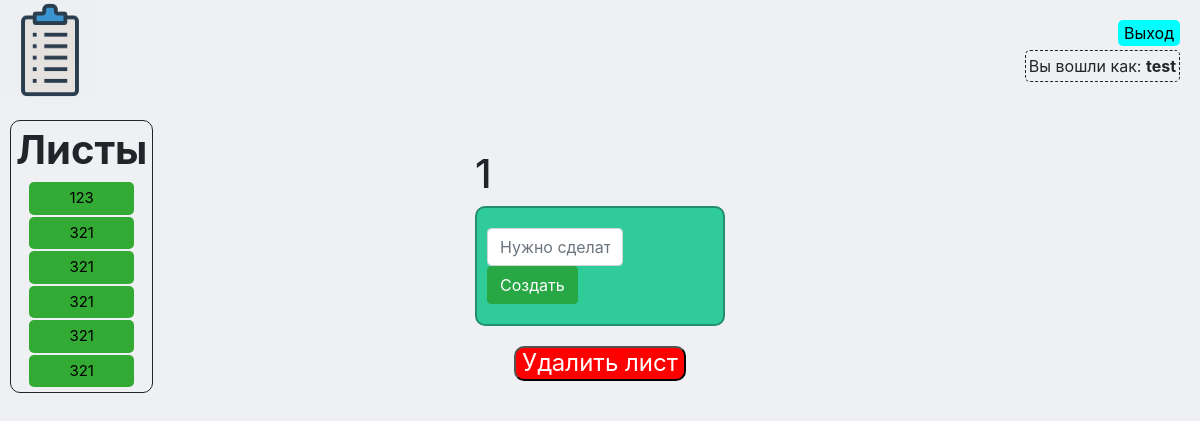
Page /list.php?list=1 (signed in) on the earlier database version.
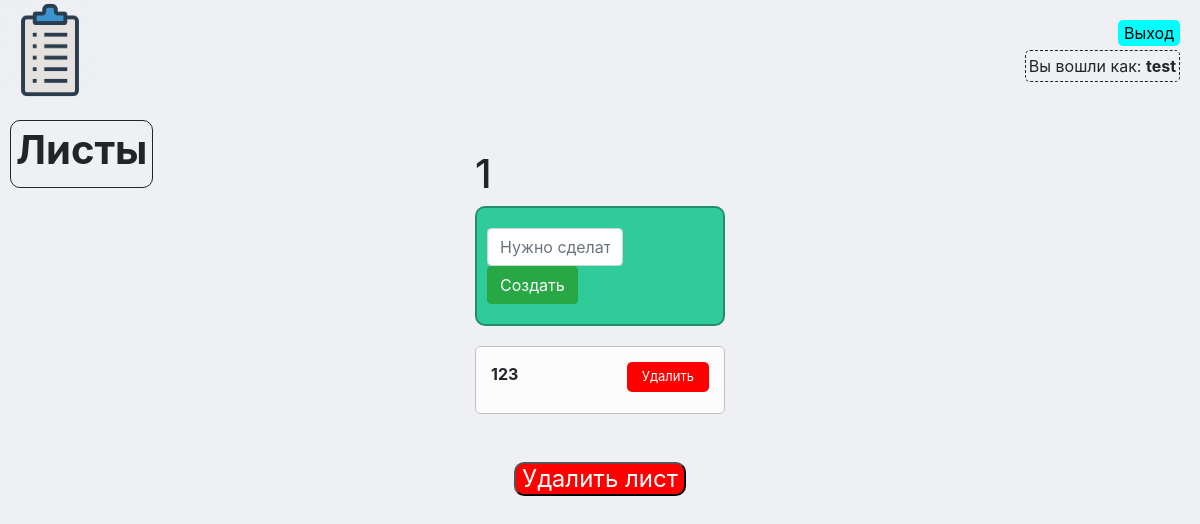
Same page on the later database version.
### tables this page shows
CREATE TABLE `list_to_user` (
  `user` int(11) DEFAULT NULL,
  `list` int(11) DEFAULT NULL,
  `access` smallint(6) DEFAULT NULL,
  KEY `user` (`user`),
  KEY `list` (`list`),
  CONSTRAINT `list_to_user_ibfk_1` FOREIGN KEY (`user`) REFERENCES `user` (`user_id`) ON DELETE SET NULL ON UPDATE CASCADE,
  CONSTRAINT `list_to_user_ibfk_2` FOREIGN KEY (`list`) REFERENCES `list` (`id`) ON DELETE SET NULL ON UPDATE CASCADE
);

CREATE TABLE `list` (
  `name` varchar(255) DEFAULT NULL,
  `id` int(11) NOT NULL AUTO_INCREMENT,
  PRIMARY KEY (`id`)
);

CREATE TABLE `items` (
  `list` int(11) DEFAULT NULL,
  `item` int(11) NOT NULL AUTO_INCREMENT,
  `content` varchar(255) DEFAULT NULL,
  `is_completed` tinyint(1) DEFAULT NULL,
  PRIMARY KEY (`item`),
  KEY `list` (`list`),
  CONSTRAINT `items_ibfk_1` FOREIGN KEY (`list`) REFERENCES `list` (`id`) ON DELETE SET NULL ON UPDATE CASCADE
);

### list.php (the view, shortened to what this page needs)
<!DOCTYPE html>
<html lang="ru">
<head>
  <link rel="stylesheet" href="css/style.css">
  <link rel="stylesheet" href="https://stackpath.bootstrapcdn.com/bootstrap/4.3.1/css/bootstrap.min.css">
</head>
<body>
    <header><a href ="/index.php"><img src ="logo/logo.png" width="100" height="100" alt ="logo"></a></header>
  <div class="container">
    <?php
      require 'configDB.php';
      echo '<ul>';
      $list = $_GET['list'];
      $query = $pdo->query('SELECT * FROM `items` WHERE `list` ='.$list.'');
      $listrow = $pdo->query('SELECT * FROM `list` WHERE `id` ='.$list.'');
      $name = $listrow->fetch(PDO::FETCH_OBJ);
      $user = $_SESSION['id'];
      echo '<h1>'.$name->name.'</h1>
    <form action="/add.php?list='.$list.'" method="post" class="input">
      <input type="text" name="task" id="task" placeholder="Нужно сделать.." class="form-control" autocomplete="off">
      <button type="submit" name="sendTask" class="btn btn-success">Создать</button>
    </form>';
      while($row = $query->fetch(PDO::FETCH_OBJ)) {
        echo '<li><a href="/delete.php?id='.$row->item.'&list='.$row->list.'"><button class="delete">Удалить</button></a>';
        echo '<b>'.$row->content.'</b>';
        echo'
        <form action="/add_subcont.php?list='.$list.'&item='.$row->item.'" method="post" class="sub">
        <input type="text" name="task" id="task" placeholder="Нужно сделать.." class="form-control" autocomplete="off">
        <button type="submit" name="sendTask" class="btn btn-success" id="subbut">Создать подзадачу</button>
        </form>
        </li>';
      }
      $listrow = $pdo->query('SELECT `list` FROM `list_to_user` WHERE `user` ='.$user.'');
      echo '<h4> <a href = "delete_list.php?id='.$list.'"><button id = "delete">Удалить лист</button></h4></a>';
      echo '<div id="lists">';
      echo '<h1><b>Листы</b></h1>';
      while($listid = $listrow->fetch(PDO::FETCH_OBJ)) {
          $list = $pdo->query('SELECT * FROM `list` WHERE `id` ='.$listid->list.'');
          $list = $list->fetch(PDO::FETCH_OBJ);
          echo '<a href="/list.php?list='.$list->id.'"><button id ="listes">'.$list->name.'</button></a>';
      }
      echo '</div>';
      echo '</ul>';
      $user_name = $pdo->query('SELECT `login` FROM `user` WHERE `user_id`='.$user.'')->fetch(PDO::FETCH_OBJ)->login;
      echo '
      <a href="/logout.php"> <button id="quit"> Выход </button></a>
      <div id="name">Вы вошли как: <strong>'.$user_name.'</strong></div>
      ';
    ?>
  </div>
</body>
</html>

Differences in the rows shown:
removed list_to_user: list.name "123"
removed list_to_user: list.name "321"
removed list_to_user: list.name "321"
removed list_to_user: list.name "321"
removed list_to_user: list.name "321"
removed list_to_user: list.name "321"
added items: content "123"
